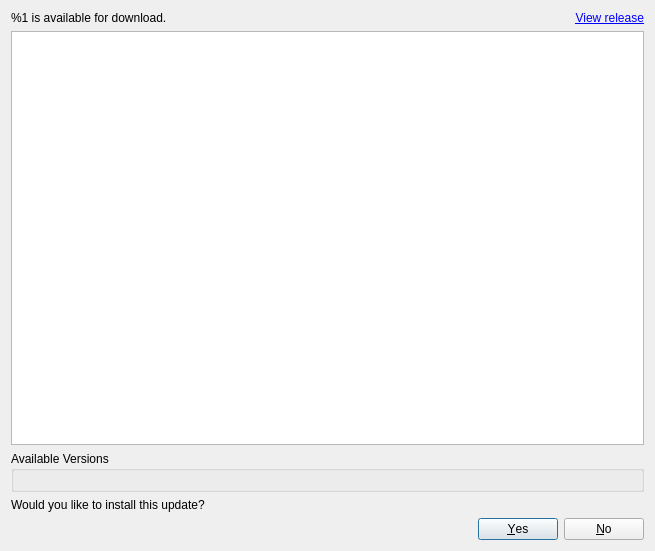
<?xml version="1.0" encoding="UTF-8"?>
<ui version="4.0">
 <class>UpdateDialog</class>
 <widget class="QDialog" name="UpdateDialog">
  <property name="geometry">
   <rect>
    <x>0</x>
    <y>0</y>
    <width>655</width>
    <height>551</height>
   </rect>
  </property>
  <property name="windowTitle">
   <string>Update Available</string>
  </property>
  <layout class="QGridLayout" name="gridLayout">
   <item row="0" column="1">
    <widget class="QLabel" name="url">
     <property name="text">
      <string>&lt;a href=&quot;%1&quot;&gt;View release&lt;/a&gt;</string>
     </property>
     <property name="alignment">
      <set>Qt::AlignmentFlag::AlignRight|Qt::AlignmentFlag::AlignTrailing|Qt::AlignmentFlag::AlignVCenter</set>
     </property>
     <property name="openExternalLinks">
      <bool>true</bool>
     </property>
    </widget>
   </item>
   <item row="3" column="0" colspan="2">
    <widget class="QLabel" name="label_2">
     <property name="text">
      <string>Would you like to install this update?</string>
     </property>
    </widget>
   </item>
   <item row="4" column="0" colspan="2">
    <widget class="QDialogButtonBox" name="buttonBox">
     <property name="orientation">
      <enum>Qt::Orientation::Horizontal</enum>
     </property>
     <property name="standardButtons">
      <set>QDialogButtonBox::StandardButton::No|QDialogButtonBox::StandardButton::Yes</set>
     </property>
    </widget>
   </item>
   <item row="2" column="0" colspan="2">
    <widget class="QGroupBox" name="groupBox">
     <property name="title">
      <string>Available Versions</string>
     </property>
     <layout class="QVBoxLayout" name="radioButtons"/>
    </widget>
   </item>
   <item row="0" column="0">
    <widget class="QLabel" name="version">
     <property name="text">
      <string>%1 is available for download.</string>
     </property>
    </widget>
   </item>
   <item row="1" column="0" colspan="2">
    <widget class="QTextBrowser" name="body">
     <property name="horizontalScrollBarPolicy">
      <enum>Qt::ScrollBarPolicy::ScrollBarAlwaysOff</enum>
     </property>
     <property name="readOnly">
      <bool>true</bool>
     </property>
     <property name="openExternalLinks">
      <bool>true</bool>
     </property>
    </widget>
   </item>
  </layout>
 </widget>
 <resources/>
 <connections>
  <connection>
   <sender>buttonBox</sender>
   <signal>accepted()</signal>
   <receiver>UpdateDialog</receiver>
   <slot>accept()</slot>
   <hints>
    <hint type="sourcelabel">
     <x>248</x>
     <y>254</y>
    </hint>
    <hint type="destinationlabel">
     <x>157</x>
     <y>274</y>
    </hint>
   </hints>
  </connection>
  <connection>
   <sender>buttonBox</sender>
   <signal>rejected()</signal>
   <receiver>UpdateDialog</receiver>
   <slot>reject()</slot>
   <hints>
    <hint type="sourcelabel">
     <x>316</x>
     <y>260</y>
    </hint>
    <hint type="destinationlabel">
     <x>286</x>
     <y>274</y>
    </hint>
   </hints>
  </connection>
 </connections>
</ui>
